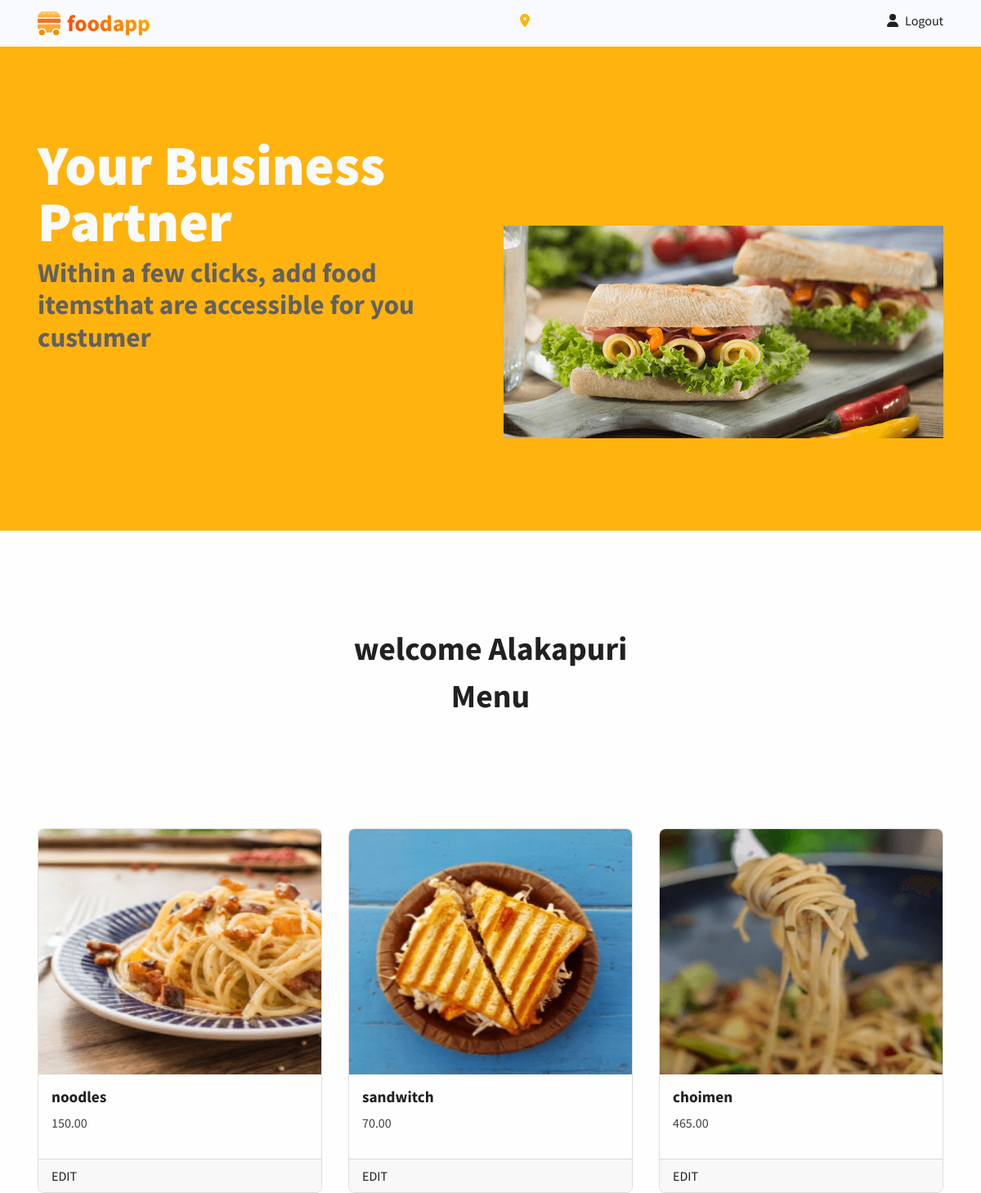
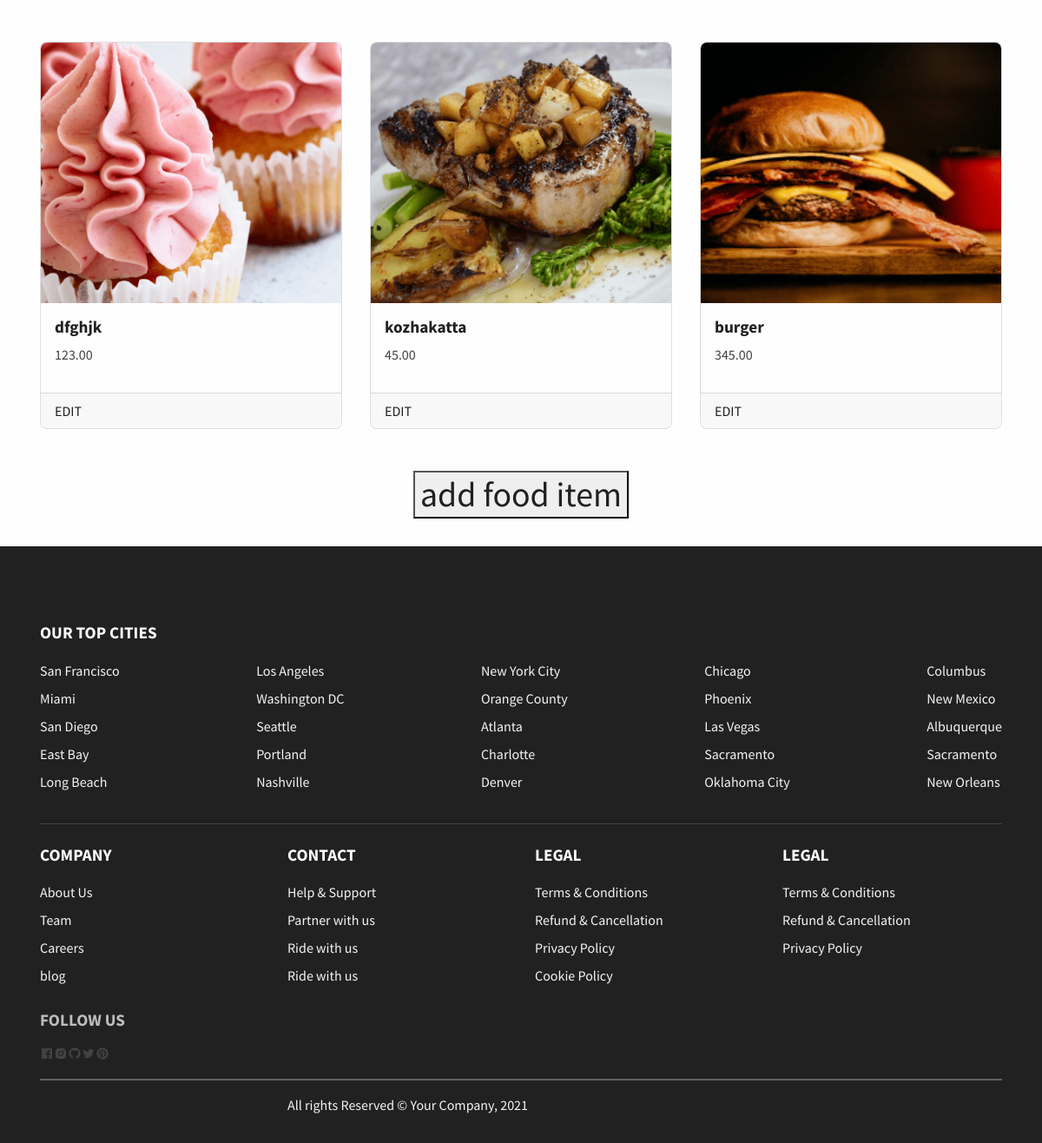
Screenshot of /restaurant/home/ (signed in) with the database file from the repository (2 pictures, top to bottom).
### foodapp/models.py (models this page shows, shortened)
class FoodItem(models.Model):
    restaurant = models.ForeignKey(Restaurant, on_delete=models.CASCADE, related_name='food_items')
    name = models.CharField(max_length=100)
    description = models.TextField()
    price = models.DecimalField(max_digits=10, decimal_places=2)
    image=models.ImageField(upload_to="food_images",default="default.jpg",null=True,blank=True)
    active=models.BooleanField(default=True,null=True)

### foodapp/views.py (the view)
# urls.py: path("restaurant/home/",views.ResturantFoodItemListView.as_view(),name="restaurant-home"),
class ResturantFoodItemListView(View):
    def get(self, request,*args, **kwargs):
        id=request.user.id
        rest=Restaurant.objects.get(user_id=id)
        qs=FoodItem.objects.filter(restaurant=rest)
        return render(request,"resturanthome.html",{"data":qs})

### foodapp/templates/resturanthome.html (shortened to what this page needs)
<!DOCTYPE html>
{%load static%}
<html lang="en-US" dir="ltr">
  <head>
    <link
    rel="stylesheet"
    href="https://cdn.jsdelivr.net/npm/boxicons@latest/css/boxicons.min.css"
  />
    <link href="{%static 'assets/css/theme.css'%}" rel="stylesheet" />
  </head>
  <body>
    <main class="main" id="top">
      <nav class="navbar navbar-expand-lg navbar-light bg-light fixed-top" data-navbar-on-scroll="data-navbar-on-scroll">
        <div class="container"><a class="navbar-brand d-inline-flex" href="index.html"><img class="d-inline-block" src="{%static 'assets/img/gallery/logo.svg'%}" alt="logo" /><span class="text-1000 fs-3 fw-bold ms-2 text-gradient">foodapp</span></a>
          <div class="collapse navbar-collapse border-top border-lg-0 my-2 mt-lg-0" id="navbarSupportedContent">
            <div class="mx-auto pt-5 pt-lg-0 d-block d-lg-none d-xl-block">
              <p class="mb-0 fw-bold text-lg-center"> <i class="fas fa-map-marker-alt text-warning mx-2"></i></p>
            </div>
               <a href="{%url 'signout'%}"><i class="fas fa-user me-2"></i>Logout</a>
          </div>
        </div>
      </nav>
      <section class="py-5 overflow-hidden bg-primary" id="home">
        <div class="container">
          <div class="row flex-center">
            <div class="col-md-5 col-lg-6 order-0 order-md-1 mt-8 mt-md-0"><a class="img-landing-banner" href="#!"><img class="img-fluid" src="{%static 'assets/img/gallery/crispy-sandwiches.png'%}" alt="hero-header" /></a></div>
            <div class="col-md-7 col-lg-6 py-8 text-md-start text-center">
              <h1 class="display-1 fs-md-5 fs-lg-6 fs-xl-8 text-light">Your Business Partner</h1>
              <h1 class="text-800 mb-5 fs-4">Within a few clicks, add food items<br class="d-none d-xxl-block" />that are accessible for you custumer</h1>
            </div>
          </div>
        </div>
      </section>
      <section id="testimonial">
        <div class="container">
            <div class="row h-100">
                <div class="col-lg-7 mx-auto text-center mb-2">
                <h3 class="fw-bold fs-3 fs-lg-5 lh-sm mb-2">welcome {{request.user}}</h3>
                  <h5 class="fw-bold fs-3 fs-lg-5 lh-sm mb-2">Menu</h5>
                </div>
            </div>
        </div>
      </section>
     <div class="container">
      <div class="row">
        {%for f in data%}
        <div class="col-4">
          <div class="card mb-5">
            <img src="{{f.image.url}}" class="card-img-top" alt="..." height="300px" width="200px">
            <div class="card-body">
              <h5 class="card-title"> <a class="card-title" href="">{{f.name}}</a></h5>
              <p class="text-body-secondary">{{f.price}}</p>
            </div>
            <div class="card-footer">
              <a href="{%url 'food-edit' f.id%}">EDIT</a>
            </div>
          </div>
        </div>
        {%endfor%}
      </div>
      <div class="row h-100">
        <div class="col-lg-7 mx-auto text-center mb-2">
          <h5 class="fw-bold fs-3 fs-lg-5 lh-sm mb-2"><button><a href="{%url 'addfood'%}">add food item</a></button></h5>
        </div>
      </div>
      </div>
      <section class="py-0 pt-7 bg-1000 mt-3">
        <div class="container">
          <div class="row justify-content-lg-between">
            <h5 class="lh-lg fw-bold text-white">OUR TOP CITIES</h5>
            <div class="col-6 col-md-4 col-lg-auto mb-3">
              <ul class="list-unstyled mb-md-4 mb-lg-0">
                <li class="lh-lg"><a class="text-200 text-decoration-none" href="#!">San Francisco</a></li>
                <li class="lh-lg"><a class="text-200 text-decoration-none" href="#!">Miami</a></li>
                <li class="lh-lg"><a class="text-200 text-decoration-none" href="#!">San Diego</a></li>
                <li class="lh-lg"><a class="text-200 text-decoration-none" href="#!">East Bay</a></li>
                <li class="lh-lg"><a class="text-200 text-decoration-none" href="#!">Long Beach</a></li>
              </ul>
            </div>
            <div class="col-6 col-md-4 col-lg-auto mb-3">
              <ul class="list-unstyled mb-md-4 mb-lg-0">
                <li class="lh-lg"><a class="text-200 text-decoration-none" href="#!">Los Angeles</a></li>
                <li class="lh-lg"><a class="text-200 text-decoration-none" href="#!">Washington DC</a></li>
                <li class="lh-lg"><a class="text-200 text-decoration-none" href="#!">Seattle</a></li>
                <li class="lh-lg"><a class="text-200 text-decoration-none" href="#!">Portland</a></li>
                <li class="lh-lg"><a class="text-200 text-decoration-none" href="#!">Nashville</a></li>
              </ul>
            </div>
            <div class="col-6 col-md-4 col-lg-auto mb-3">
              <ul class="list-unstyled mb-md-4 mb-lg-0">
                <li class="lh-lg"><a class="text-200 text-decoration-none" href="#!">New York City</a></li>
                <li class="lh-lg"><a class="text-200 text-decoration-none" href="#!">Orange County</a></li>
                <li class="lh-lg"><a class="text-200 text-decoration-none" href="#!">Atlanta</a></li>
                <li class="lh-lg"><a class="text-200 text-decoration-none" href="#!">Charlotte</a></li>
                <li class="lh-lg"><a class="text-200 text-decoration-none" href="#!">Denver</a></li>
              </ul>
            </div>
            <div class="col-6 col-md-4 col-lg-auto mb-3">
              <ul class="list-unstyled mb-md-4 mb-lg-0">
                <li class="lh-lg"><a class="text-200 text-decoration-none" href="#!">Chicago</a></li>
                <li class="lh-lg"><a class="text-200 text-decoration-none" href="#!">Phoenix</a></li>
                <li class="lh-lg"><a class="text-200 text-decoration-none" href="#!">Las Vegas</a></li>
                <li class="lh-lg"><a class="text-200 text-decoration-none" href="#!">Sacramento</a></li>
                <li class="lh-lg"><a class="text-200 text-decoration-none" href="#!">Oklahoma City</a></li>
              </ul>
            </div>
            <div class="col-6 col-md-4 col-lg-auto mb-3">
              <ul class="list-unstyled mb-md-4 mb-lg-0">
                <li class="lh-lg"><a class="text-200 text-decoration-none" href="#!">Columbus</a></li>
                <li class="lh-lg"><a class="text-200 text-decoration-none" href="#!">New Mexico</a></li>
                <li class="lh-lg"><a class="text-200 text-decoration-none" href="#!">Albuquerque</a></li>
                <li class="lh-lg"><a class="text-200 text-decoration-none" href="#!">Sacramento</a></li>
                <li class="lh-lg"><a class="text-200 text-decoration-none" href="#!">New Orleans</a></li>
              </ul>
            </div>
          </div>
          <hr class="text-900" />
          <div class="row">
            <div class="col-6 col-md-4 col-lg-3 col-xxl-2 mb-3">
              <h5 class="lh-lg fw-bold text-white">COMPANY</h5>
              <ul class="list-unstyled mb-md-4 mb-lg-0">
                <li class="lh-lg"><a class="text-200 text-decoration-none" href="#!">About Us</a></li>
                <li class="lh-lg"><a class="text-200 text-decoration-none" href="#!">Team</a></li>
                <li class="lh-lg"><a class="text-200 text-decoration-none" href="#!">Careers</a></li>
                <li class="lh-lg"><a class="text-200 text-decoration-none" href="#!">blog</a></li>
              </ul>
            </div>
            <div class="col-6 col-md-4 col-lg-3 col-xxl-2 col-lg-3 mb-3">
              <h5 class="lh-lg fw-bold text-white">CONTACT</h5>
              <ul class="list-unstyled mb-md-4 mb-lg-0">
                <li class="lh-lg"><a class="text-200 text-decoration-none" href="#!">Help &amp; Support</a></li>
                <li class="lh-lg"><a class="text-200 text-decoration-none" href="#!">Partner with us </a></li>
                <li class="lh-lg"><a class="text-200 text-decoration-none" href="#!">Ride with us</a></li>
                <li class="lh-lg"><a class="text-200 text-decoration-none" href="#!">Ride with us</a></li>
              </ul>
            </div>
            <div class="col-6 col-md-4 col-lg-3 col-xxl-2 mb-3">
              <h5 class="lh-lg fw-bold text-white">LEGAL</h5>
              <ul class="list-unstyled mb-md-4 mb-lg-0">
                <li class="lh-lg"><a class="text-200 text-decoration-none" href="#!">Terms &amp; Conditions</a></li>
                <li class="lh-lg"><a class="text-200 text-decoration-none" href="#!">Refund &amp; Cancellation</a></li>
                <li class="lh-lg"><a class="text-200 text-decoration-none" href="#!">Privacy Policy</a></li>
                <li class="lh-lg"><a class="text-200 text-decoration-none" href="#!">Cookie Policy</a></li>
              </ul>
            </div>
            <div class="col-6 col-md-4 col-lg-3 col-xxl-2 mb-3">
              <h5 class="lh-lg fw-bold text-white">LEGAL</h5>
              <ul class="list-unstyled mb-md-4 mb-lg-0">
                <li class="lh-lg"><a class="text-200 text-decoration-none" href="#!">Terms &amp; Conditions</a></li>
                <li class="lh-lg"><a class="text-200 text-decoration-none" href="#!">Refund &amp; Cancellation</a></li>
                <li class="lh-lg"><a class="text-200 text-decoration-none" href="#!">Privacy Policy</a></li>
              </ul>
            </div>
            <div class="col-12 col-md-8 col-lg-6 col-xxl-4">
              <h5 class="lh-lg fw-bold text-500">FOLLOW US</h5>
              <div class="col d-flex">
                <span><i class="bx bxl-facebook-square"></i></span>
                <span><i class="bx bxl-instagram-alt"></i></span>
                <span><i class="bx bxl-github"></i></span>
                <span><i class="bx bxl-twitter"></i></span>
                <span><i class="bx bxl-pinterest"></i></span>
              </div>
            </div>
          </div>
          <hr class="border border-800" />
          <div class="row flex-center pb-3">
            <div class="col-md-6 order-0">
              <p class="text-200 text-center text-md-start">All rights Reserved &copy; Your Company, 2021</p>
            </div>
          </div>
        </div>
      </section>
    </main>
  </body>
</html>

### rows the page displays
FoodItem: image (picture), name "noodles", price "150.00"
FoodItem: image (picture), name "sandwitch", price "70.00"
FoodItem: image (picture), name "choimen", price "465.00"
FoodItem: image (picture), name "dfghjk", price "123.00"
FoodItem: image (picture), name "kozhakatta", price "45.00"
FoodItem: image (picture), name "burger", price "345.00"

### other values shown
{{ request.user }} "Alakapuri"
